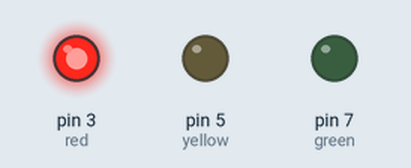
Simulated run of this program. Board: Raspberry Pi (header pin numbers). On the bench: output pins drawn as LEDs (lit = HIGH).

Above: at 1.0 s.
At 2.5 s:
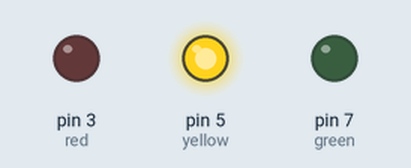
At 4.5 s:
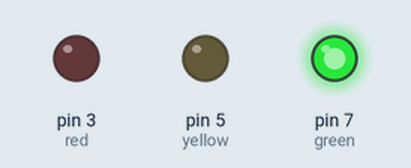
Timing chart, 0 to 7.8 s (numbered marks = the images above):
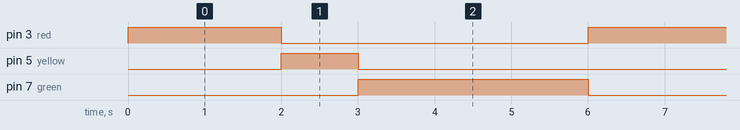

Measured:
- by itself, pin 3 (red): alternates HIGH for 2.0 s and LOW for 4.0 s
- by itself, pin 5 (yellow): alternates HIGH for 1.0 s and LOW for 5.0 s
- by itself, pin 7 (green): alternates HIGH for 3.0 s and LOW for 3.0 s

The program:

potentiometerReading.py
```python
import RPi .GPIO as gpio
import time

gpio.setmode(gpio.BOARD)
red=3
gpio.setup(red,gpio.OUT)

gpio.setmode(gpio.BOARD)
yellow=5
gpio.setup(yellow,gpio.OUT)

gpio.setmode(gpio.BOARD)
green=7
gpio.setup(green,gpio.OUT)

while True:
  gpio.output(red,gpio.HIGH)
  time.sleep(2)
  gpio.output(red,gpio.LOW)

  gpio.output(yellow,gpio.HIGH)
  time.sleep(1)
  gpio.output(yellow,gpio.LOW)

  gpio.output(green,gpio.HIGH)
  time.sleep(3)
  gpio.output(green,gpio.LOW)
```
